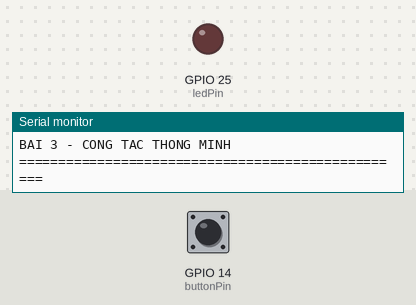
A program run on a simulated ESP32. Parts: output pins drawn as LEDs (lit = HIGH), the last lines printed to the serial monitor. The inputs (shaded band) are chosen by the test bench; at power-on: GPIO 14 (buttonPin) HIGH.

Above: at 1.2 s.
1.3 s: GPIO 14 (buttonPin) pulled LOW for 0.15 s
At 2.5 s:
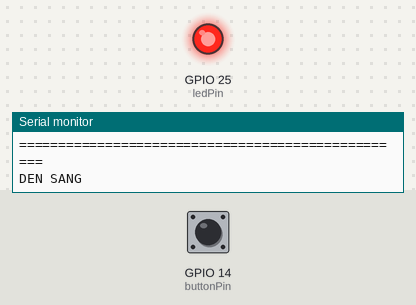
2.9 s: GPIO 14 (buttonPin) pulled LOW for 1 s
At 3.8 s:
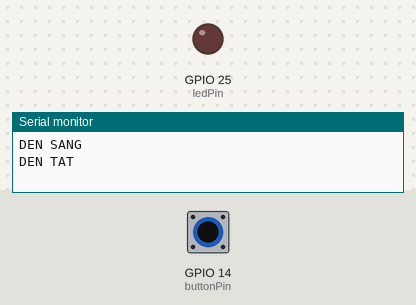
5.4 s: GPIO 14 (buttonPin) pulled LOW for 3.2 s
At 6.9 s:
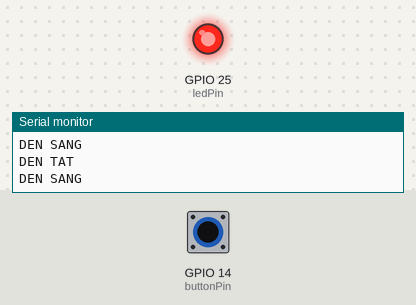
Timing chart, 0 to 8.4 s (numbered marks = the images above; inputs shaded):
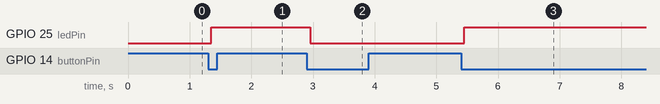

The program:

main.cpp
```cpp
#include <Arduino.h>

const int buttonPin = 14;
const int ledPin = 25;

bool ledState = false;

int buttonState;
int lastButtonState = HIGH;

unsigned long lastDebounceTime = 0;
const unsigned long debounceDelay = 50;

void setup() {
  pinMode(buttonPin, INPUT_PULLUP);
  pinMode(ledPin, OUTPUT);

  digitalWrite(ledPin, LOW);

  Serial.begin(115200);
  Serial.println("==================================================");
  Serial.println("NGUYEN THI PHUONG NHUNG - 2033240244");
  Serial.println("BAI 3 - CONG TAC THONG MINH");
  Serial.println("==================================================");
}

void loop() {
  int reading = digitalRead(buttonPin);

  // Phát hiện nút vừa thay đổi trạng thái
  if (reading != lastButtonState) {
    lastDebounceTime = millis();
  }

  // Chờ tín hiệu ổn định 50ms (chống dội nút)
  if ((millis() - lastDebounceTime) > debounceDelay) {
    if (reading != buttonState) {
      buttonState = reading;

      // Khi phát hiện sự kiện nhấn nút (LOW vì dùng INPUT_PULLUP)
      if (buttonState == LOW) {
        // Đảo trạng thái LED
        ledState = !ledState;
        digitalWrite(ledPin, ledState ? HIGH : LOW);

        if (ledState) {
          Serial.println("DEN SANG");
        } else {
          Serial.println("DEN TAT");
        }
      }
    }
  }

  lastButtonState = reading;
}
```

Measured:
- after the input at 1.3 s, GPIO 25 (ledPin): LOW → HIGH after 0.05 s
- after the input at 2.9 s, GPIO 25 (ledPin): HIGH → LOW after 0.05 s
- after the input at 5.4 s, GPIO 25 (ledPin): LOW → HIGH after 0.05 s
